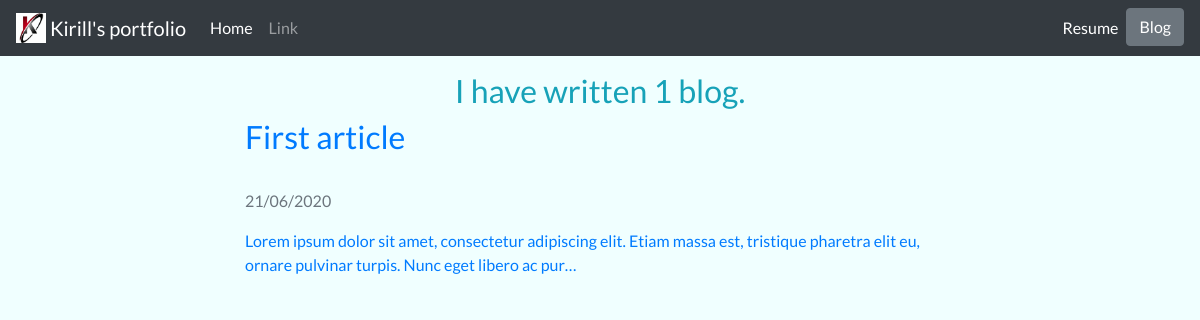
Page /blog/ on the earlier database version.
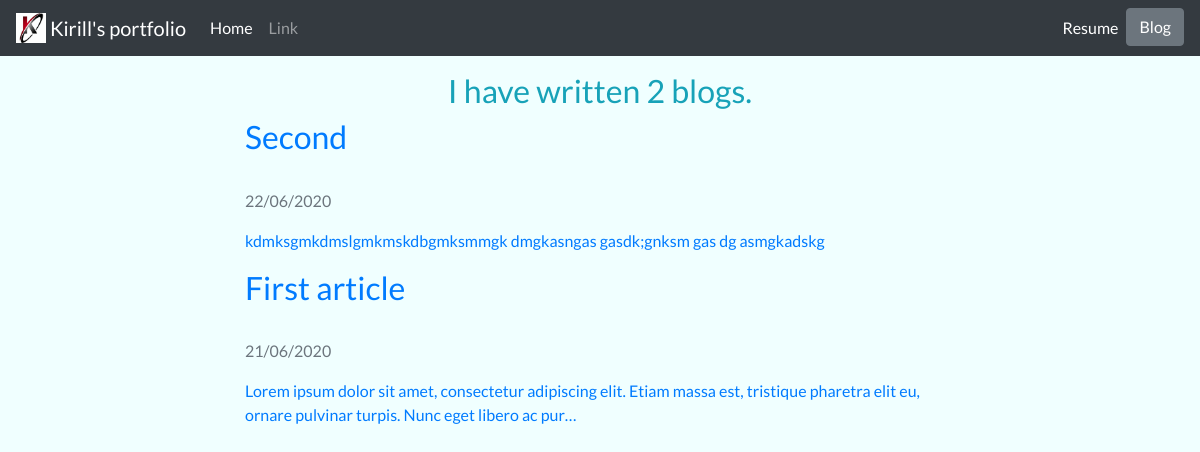
Same page on the later database version.
### blog/models.py (models this page shows, shortened)
class Article(models.Model):
    title = models.CharField(max_length=150)
    date = models.DateField()
    article = models.TextField()

### blog/views.py (the view)
# urls.py: path('', views.blog_main, name='blog_main'),
def blog_main(request):
    articles = Article.objects.order_by('-date')
    return render(request, '../templates/blog/blog_main.html', {'articles': articles, 'title': 'Blog'})

### templates/blog/blog_main.html
{% extends 'base.html' %}
{% block content %}
    <h2 class="text text-center text-info">I have written {{ articles.count }} blog{{ articles.count|pluralize }}.</h2>
    {% for article in articles %}
        <div class="container col-lg-8">
            <a href="{% url 'blog:blog_detail' article.id %}">
                <h2 class="panel-title">{{ article.title }}</h2><br>
            </a>
            <p class="text text-muted">{{ article.date|date:'d/m/Y' }}</p>
            <p class="text text-primary">{{ article.article|striptags|truncatechars:150 }}</p>
        </div>
    {% endfor %}
{% endblock %}

Differences in the rows shown:
added Article: title "Second", date "22/06/2020", article "kdmksgmkdmslgmkmskdbgmksmmgk dmgkasngas gasdk;gnksm gas dg asmgkadskg"
Other differences:
{{ articles.count }}: "1" → "2"
